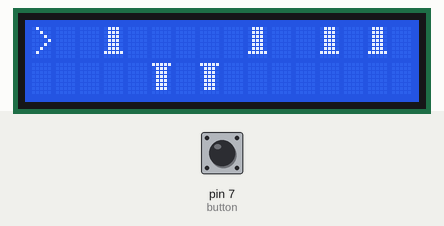
Simulated run of this sketch. Board: Arduino Uno, built with avr-gcc and run on an emulated ATmega328P. On the bench: 16×2 character LCD. The inputs (shaded band) are chosen by the test bench; at power-on: pin 7 (button) HIGH. Random numbers use the default seed unless the sketch sets one; what the sketch prints to the serial monitor is not drawn.

Above: at 1.3 s.
1.4 s: pin 7 (button) pulled LOW for 0.15 s
At 2.3 s:
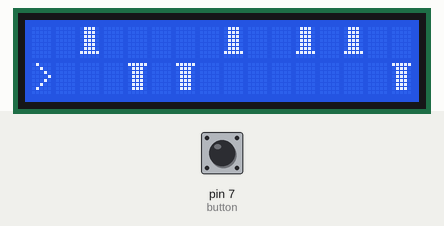
4.5 s: pin 7 (button) pulled LOW for 1 s
At 5.2 s:
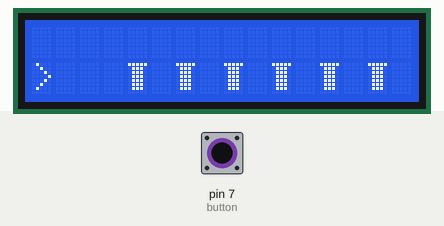
8.5 s: pin 7 (button) pulled LOW for 0.15 s
At 9.0 s:
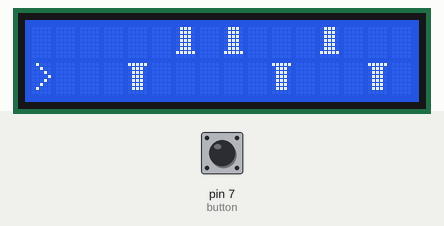
11.2 s: pin 7 (button) pulled LOW for 3.2 s
At 11.9 s:
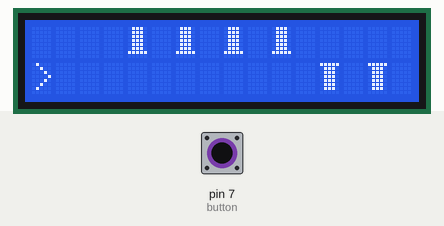
17.4 s: pin 7 (button) pulled LOW for 0.15 s
At 18.2 s:
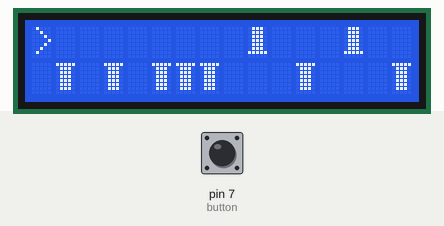
20.3 s: pin 7 (button) pulsed LOW 5 times (0.12 s each, 0.3 s apart)
At 22.1 s:
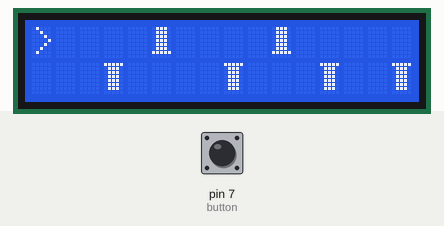
Timing chart, 0 to 23.6 s (numbered marks = the images above; inputs shaded):
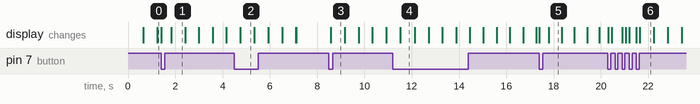

Measured:
- after the input at 4.5 s, the display: changes after 0.24 s (image 2)
- after the input at 8.5 s, the display: changes after 0.07 s (image 3)
- after the input at 11.2 s, the display: changes after 0.32 s (image 4)
- what the display in image 1 shows lasts 0.6 s, from 1.8 s to 2.4 s
- what the display in image 5 shows lasts 0.5 s, from 17.8 s to 18.3 s

The sketch:

arduinoLcdI2CGame.ino
```cpp
// ---------------------------------------------------------------
// Creted by Halina on 04.02.2022
// Source: https://halina20011.github.io/Arduino/arduinoLcdI2CGame.html
// ---------------------------------------------------------------

#include <Wire.h>
#include <LiquidCrystal_I2C.h>

// Set the LCD address to 0x27
LiquidCrystal_I2C lcd(0x27, 2, 1, 0, 4, 5, 6, 7, 3, POSITIVE);

#define button 7
int lastButtonVal = 0;
bool character = 0;

bool status = 1;
bool ended = 0;

byte characterSymbol[8] = {
    0b01000,
    0b00100,
    0b00010,
    0b00001,
    0b00010,
    0b00100,
    0b01000
};

uint8_t blockUp[8] = {0xE, 0xE, 0xE, 0xE, 0xE, 0xE, 0x1F};
uint8_t blockDown[8] = {0x1F, 0xE, 0xE, 0xE, 0xE, 0xE, 0xE};
uint8_t clear[8] = {0x0, 0x0, 0x0, 0x0, 0x0, 0x0, 0x0};

// 0 = empty
// 1 = first
// 2 = second
int object[20] = {0, 0, 0, 0, 0, 0, 0, 0, 0, 0, 0, 0, 0, 0, 0, 0, 0, 0, 0, 0};

float speed;
const float startSpeed = 600;
const float stopSpeed = 350;
const float speedAcceleration = 5;
unsigned long timer = 0;
unsigned long lastDraw = 0;

void setup(){
    Serial.begin(115200);
    pinMode(button, INPUT_PULLUP);

    randomSeed(analogRead(0));

    lcd.begin(16, 2);
    lcd.backlight();

    lcd.createChar(0, characterSymbol);
    lcd.createChar(1, blockUp);
    lcd.createChar(2, blockDown);
    lcd.createChar(3, clear);

    speed = startSpeed;
    generateTerrain();
    // printTerrain();
    drawGame();
}

void printTerrain(){
    Serial.println("----------------");
    for(int r = 1; r < 3; r++){
        for(int i = 0; i < 16; i++){
            if(object[i] == r){
                Serial.print("A");
            }
            else{
                Serial.print("_");
            }
        }
        Serial.println();
    }
    Serial.println("----------------");
}

int generateBlock(int depth, int index){
    int block = 0;
    int none = 0;
    int changed = 0;

    // Calculating some statistics
    for(int d = (index - depth); d < index; d++){
        if(object[d] == 0){
            none++;
        }
        else if(block == 0){
            block = object[d];
        }
        else if(block != object[d]){
            changed = 1;
        }
    }

    if(changed == 0 && none == 0 && object[index - 1] == 0){
        // 1 - 1 ! + 1 = 0 ! + 1 = 1 + 1 = 2
        // 2 - 1 ! + 1 = 1 ! + 1 = 0 + 1 = 1
        int r = (!(block - 1)) + 1;
        // Serial.println(String(block) + " => " + String(r));
        return r;
    }
    if(changed == 0 && object[index - 1] == 0){
        return random(2) + 1;
    }
    if(object[index - 1] == 0){
        return random(3);
    }

    return 0;
}

void clearUpTerrain(){
    if(object[16] == object[18] && object[17] == 0){
        object[17] = object[16];
    }
}

void generateTerrain(){
    int chanage = false;
    Serial.println("-------------------------");
    for(int i = 0; i < 20; i++){
        if(i <= 4){
            object[i] = 0;
        }
        else{
            int result = generateBlock(4, i);
            Serial.println(String(i) + " Generated block " + String(result));
            object[i] = result;
        }
    }

    clearUpTerrain();
}

void drawGame(){
    lcd.clear();
    // printTerrain();
    drawCharacter();

    for(int r = 1; r < 3; r++){
        for(int i = 0; i < 16; i++){
            lcd.setCursor(i, r - 1);
            if(object[i] == r){
                lcd.write(char(r));
            }
        }
    }
}

int nextStep(){
    // [a, b, c];
    // b is stores to last
    // b = c

    int newBlock = generateBlock(5, 20);
    int thisV;
    int lastV = object[19];

    for(int i = 19; i > 0; i--){
        thisV = lastV;
        lastV = object[i - 1];
        object[i - 1] = thisV;
        thisV = lastV;
    }

    object[19] = newBlock;
    clearUpTerrain();

    if(character + 1 == object[0]){
        Serial.print("End :3");
        return 0;
    }

    return 1;
}

void drawCharacter(){
    lcd.setCursor(0, int(!character));
    lcd.write(char(3));
    lcd.setCursor(0, int(character));
    lcd.write(char(0));
}

void loop(){
    int buttonVal = digitalRead(button);
    if(buttonVal == 0 && buttonVal != lastButtonVal){
        Serial.println(buttonVal);
        if(ended == 1){
            generateTerrain();
            ended = 0;
            status = 1;
            speed = startSpeed;
        }
        else{
            character = !character;
            drawCharacter();
        }
    }
    lastButtonVal = buttonVal;

    if(status == 1){
        timer = millis();

        if(lastDraw + speed < timer){
            status = nextStep();
            drawGame();
            lastDraw = timer;
            if(stopSpeed < speed){
                speed -= speedAcceleration;
            }
        }
    }
    else if(status == 0 && !ended){
        lcd.clear();
        lcd.setCursor(5, 0);
        lcd.print("END :3");
        ended = 1;
    }
}
```
